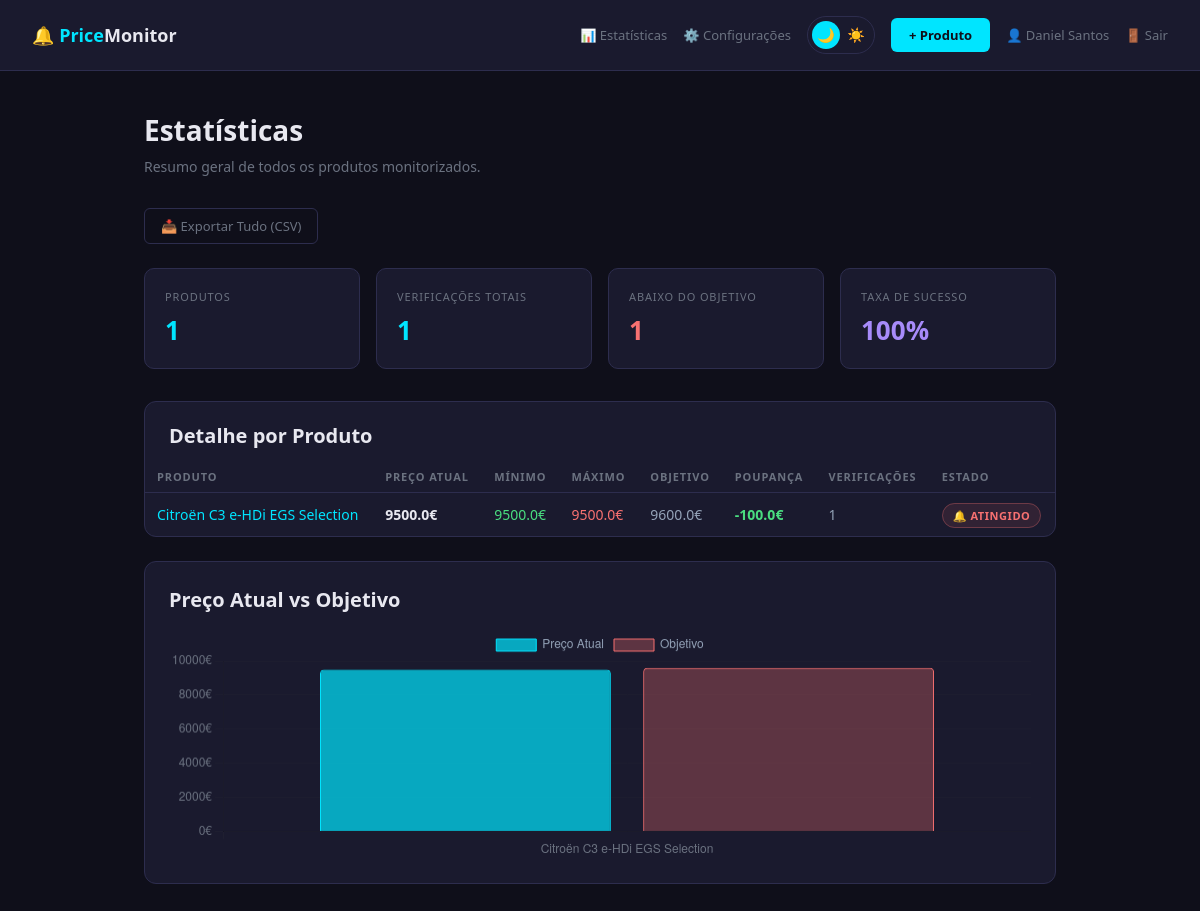
/stats (signed in), run on the app's committed database.
### tables this page shows
CREATE TABLE users (
                id         INTEGER PRIMARY KEY AUTOINCREMENT,
                name       TEXT NOT NULL,
                email      TEXT NOT NULL UNIQUE,
                password   TEXT NOT NULL,
                created_at TEXT DEFAULT CURRENT_TIMESTAMP
            );

CREATE TABLE products (
                id          INTEGER PRIMARY KEY AUTOINCREMENT,
                name        TEXT NOT NULL,
                url         TEXT NOT NULL UNIQUE,
                target_price REAL NOT NULL,
                created_at  TEXT DEFAULT CURRENT_TIMESTAMP
            , user_id INTEGER);

### dashboard.py (the view)
@app.route("/stats")
@login_required
def stats():
    from database import get_stats
    return render_template("stats.html", stats=get_stats(user_id=session.get("user_id")))

### dashboard.py (called while the page is built)
def login_required(f):
    @wraps(f)
    def decorated(*args, **kwargs):
        if not session.get("user_id"):
            return redirect(url_for("login"))
        return f(*args, **kwargs)
    return decorated

def current_user():
    uid = session.get("user_id")
    return get_user_by_id(uid) if uid else None

### src/database.py (called while the page is built)
def get_connection():
    return sqlite3.connect(DB_PATH)

def get_user_by_id(user_id: int) -> dict | None:
    with get_connection() as conn:
        row = conn.execute(
            "SELECT id, name, email FROM users WHERE id = ?", (user_id,)
        ).fetchone()
    return {"id": row[0], "name": row[1], "email": row[2]} if row else None

### templates/stats.html (shortened to what this page needs)
{% extends "base.html" %}
{% block content %}
<h1>Estatísticas</h1>
<p class="subtitle">Resumo geral de todos os produtos monitorizados.</p>
<div style="margin-bottom:24px;">
  <a href="/export/all" class="btn btn-ghost">📥 Exportar Tudo (CSV)</a>
</div>
<div class="stats-grid" style="grid-template-columns: repeat(auto-fit, minmax(180px, 1fr)); margin-bottom: 32px;">
  <div class="stat-card">
    <div class="stat-label">Produtos</div>
    <div class="stat-value">{{ stats.total_products }}</div>
  </div>
  <div class="stat-card">
    <div class="stat-label">Verificações totais</div>
    <div class="stat-value">{{ stats.total_checks }}</div>
  </div>
  <div class="stat-card">
    <div class="stat-label">Abaixo do objetivo</div>
    <div class="stat-value" style="color:{% if stats.below_target > 0 %}#f87171{% else %}#4ade80{% endif %}">
      {{ stats.below_target }}
    </div>
  </div>
  <div class="stat-card">
    <div class="stat-label">Taxa de sucesso</div>
    <div class="stat-value" style="color:#a78bfa;">
      {% if stats.total_products > 0 %}
        {{ "%.0f"|format((stats.below_target / stats.total_products) * 100) }}%
      {% else %}—{% endif %}
    </div>
  </div>
</div>
{% if stats.products %}
<div class="card" style="padding:0;overflow:hidden;">
  <div style="padding:20px 24px 12px;">
    <h2 style="margin:0;">Detalhe por Produto</h2>
  </div>
  <div style="overflow-x:auto;">
    <table>
      <thead>
        <tr>
          <th>Produto</th>
          <th>Preço Atual</th>
          <th>Mínimo</th>
          <th>Máximo</th>
          <th>Objetivo</th>
          <th>Poupança</th>
          <th>Verificações</th>
          <th>Estado</th>
        </tr>
      </thead>
      <tbody>
        {% for p in stats.products %}
        <tr>
          <td>
            <a href="/product/{{ p.id }}" style="color:#00e5ff;text-decoration:none;">{{ p.name }}</a>
          </td>
          <td style="font-weight:600;">
            {% if p.last_price %}{{ p.last_price }}€{% else %}—{% endif %}
          </td>
          <td style="color:#4ade80;">
            {% if p.min_price %}{{ p.min_price }}€{% else %}—{% endif %}
          </td>
          <td style="color:#f87171;">
            {% if p.max_price %}{{ p.max_price }}€{% else %}—{% endif %}
          </td>
          <td style="color:#94a3b8;">{{ p.target }}€</td>
          <td>
            {% if p.savings > 0 %}
              <span style="color:#4ade80;font-weight:600;">-{{ p.savings }}€</span>
            {% elif p.last_price %}
              <span style="color:#f87171;">+{{ ((p.last_price - p.target)|abs)|round(2) }}€</span>
            {% else %}—{% endif %}
          </td>
          <td style="color:#94a3b8;">{{ p.checks }}</td>
          <td style="white-space:nowrap;">
            {% if not p.last_price %}
              <span class="badge badge-unknown">Não verificado</span>
            {% elif p.below_target %}
              <span class="badge badge-below">🔔 Atingido</span>
            {% else %}
              <span class="badge badge-above">A monitorizar</span>
            {% endif %}
          </td>
        </tr>
        {% endfor %}
      </tbody>
    </table>
  </div>
</div>
<div class="chart-container" style="margin-top:24px;">
  <h2>Preço Atual vs Objetivo</h2>
  <canvas id="compareChart" height="80"></canvas>
</div>
{% endif %}
{% endblock %}
{% block scripts %}
{% if stats.products %}
const labels = {{ stats.products | map(attribute='name') | list | tojson }};
const currentPrices = {{ stats.products | map(attribute='last_price') | list | tojson }};
const targetPrices  = {{ stats.products | map(attribute='target') | list | tojson }};
const ctx = document.getElementById('compareChart').getContext('2d');
new Chart(ctx, {
  type: 'bar',
  data: {
    labels: labels,
    datasets: [
      {
        label: 'Preço Atual',
        data: currentPrices,
        backgroundColor: 'rgba(0,229,255,0.7)',
        borderColor: '#00e5ff',
        borderWidth: 1,
        borderRadius: 4,
      },
      {
        label: 'Objetivo',
        data: targetPrices,
        backgroundColor: 'rgba(248,113,113,0.3)',
        borderColor: '#f87171',
        borderWidth: 1,
        borderRadius: 4,
      }
    ]
  },
  options: {
    responsive: true,
    plugins: {
      legend: { labels: { color: '#94a3b8' } },
      tooltip: {
        callbacks: { label: ctx => `${ctx.dataset.label}: ${ctx.parsed.y}€` }
      }
    },
    scales: {
      x: { ticks: { color: '#6b7280' }, grid: { color: '#1f1f30' } },
      y: { ticks: { color: '#6b7280', callback: v => v + '€' }, grid: { color: '#1f1f30' } }
    }
  }
});
{% endif %}
{% endblock %}

### templates/base.html (shortened to what this page needs)
<!DOCTYPE html>
<html lang="pt" data-theme="dark">
<head>
</head>
<body>
  <nav>
    <a href="/" class="nav-logo">🔔 Price<span>Monitor</span></a>
    <div class="nav-right">
      <a href="/stats" class="nav-link-ghost">📊 Estatísticas</a>
      <a href="/settings" class="nav-link-ghost">⚙️ Configurações</a>
      <div class="theme-toggle" onclick="toggleTheme()">
        <button class="theme-btn" id="btn-dark" onclick="setTheme('dark')">🌙</button>
        <button class="theme-btn" id="btn-light" onclick="setTheme('light')">☀️</button>
      </div>
      <a href="/add" class="nav-link">+ Produto</a>
      {% if current_user() %}<span style="font-size:13px;color:var(--muted);">👤 {{ current_user().name }}</span>{% endif %}
      <a href="/logout" style="color:var(--muted);text-decoration:none;font-size:13px;" title="Sair">🚪 Sair</a>
    </div>
  </nav>
  <div class="container">
    {% block content %}{% endblock %}
  </div>
  <script>{% block scripts %}{% endblock %}</script>
</body>
</html>

### templates/base.html (style rules this page uses)
*, *::before, *::after { box-sizing: border-box; margin: 0; padding: 0; }
:root[data-theme="dark"] { --bg: #0f0f1a; --surface: #1a1a2e; --border: #2d2d4e; --text: #e8e8f0; --muted: #6b7280; --accent: #00e5ff; --card-bg: #1a1a2e; --input-bg: #0f0f1a; --tag-bg: #e8f0f5; --tag-color: #2d6a8f; --nav-bg: #1a1a2e; --green: #4ade80; --red: #f87171; --purple: #a78bfa; --chart-grid: #1f1f30; }
body { background: var(--bg); color: var(--text); font-family: 'Segoe UI', system-ui, sans-serif; min-height: 100vh; transition: background 0.3s, color 0.3s; }
nav { background: var(--nav-bg); border-bottom: 1px solid var(--border); padding: 16px 32px; display: flex; align-items: center; justify-content: space-between; position: sticky; top: 0; z-index: 100; }
.nav-logo { font-size: 18px; font-weight: 700; color: var(--accent); text-decoration: none; }
.nav-logo span { color: var(--text); }
.nav-right { display: flex; align-items: center; gap: 16px; }
.nav-link-ghost { color: var(--muted); text-decoration: none; font-size: 13px; transition: color 0.2s; }
.nav-link { background: var(--accent); color: #0f0f1a; padding: 8px 18px; border-radius: 6px; text-decoration: none; font-size: 13px; font-weight: 600; }
.theme-toggle { background: var(--surface); border: 1px solid var(--border); border-radius: 20px; padding: 4px; cursor: pointer; display: flex; align-items: center; gap: 2px; transition: all 0.2s; }
.theme-btn { width: 28px; height: 28px; border-radius: 16px; border: none; cursor: pointer; font-size: 14px; display: flex; align-items: center; justify-content: center; background: transparent; transition: background 0.2s; }
.theme-btn.active { background: var(--accent); }
.container { max-width: 960px; margin: 0 auto; padding: 40px 24px; }
h1 { font-size: 28px; font-weight: 700; margin-bottom: 8px; color: var(--text); }
h2 { font-size: 20px; font-weight: 600; margin-bottom: 16px; color: var(--text); }
.subtitle { color: var(--muted); font-size: 14px; margin-bottom: 32px; }
.card { background: var(--card-bg); border: 1px solid var(--border); border-radius: 12px; padding: 24px; margin-bottom: 16px; transition: border-color 0.2s, background 0.3s; }
.badge { padding: 4px 10px; border-radius: 100px; font-size: 11px; font-weight: 600; text-transform: uppercase; letter-spacing: 0.05em; }
.badge-below { background: color-mix(in srgb, var(--red) 10%, transparent); color: var(--red); border: 1px solid color-mix(in srgb, var(--red) 30%, transparent); }
.btn { padding: 8px 16px; border-radius: 6px; font-size: 13px; font-weight: 500; text-decoration: none; cursor: pointer; border: none; display: inline-block; transition: all 0.2s; }
.btn-ghost { background: transparent; color: var(--muted); border: 1px solid var(--border); }
.chart-container { background: var(--card-bg); border: 1px solid var(--border); border-radius: 12px; padding: 24px; margin-bottom: 24px; }
table { width: 100%; border-collapse: collapse; }
th { text-align: left; font-size: 11px; color: var(--muted); text-transform: uppercase; letter-spacing: 0.08em; padding: 8px 12px; border-bottom: 1px solid var(--border); }
td { padding: 12px; border-bottom: 1px solid color-mix(in srgb, var(--border) 50%, transparent); font-size: 14px; color: var(--text); }
tr:last-child td { border-bottom: none; }
.stats-grid { display: grid; grid-template-columns: repeat(auto-fit, minmax(160px, 1fr)); gap: 16px; margin-bottom: 24px; }
.stat-card { background: var(--card-bg); border: 1px solid var(--border); border-radius: 10px; padding: 20px; }
.stat-label { font-size: 11px; color: var(--muted); text-transform: uppercase; letter-spacing: 0.08em; margin-bottom: 8px; }
.stat-value { font-size: 26px; font-weight: 700; color: var(--accent); }

### data on the page
users: name "Daniel Santos"
products: name "Citroën C3 e-HDi EGS Selection", last_price "9500.0", min_price "9500.0", max_price "9500.0", target "9600.0", savings "100.0", checks "1"

### other printed values
{{ stats.total_products }} "1"
{{ stats.total_checks }} "1"
{{ stats.below_target }} "1"
{{ "%.0f"|format((stats.below_target / stats.total_products) * 100) }} "100"
chart data {{ stats.products | map(attribute='last_price') | list | tojson }} [9500.0]
chart data {{ stats.products | map(attribute='target') | list | tojson }} [9600.0]
